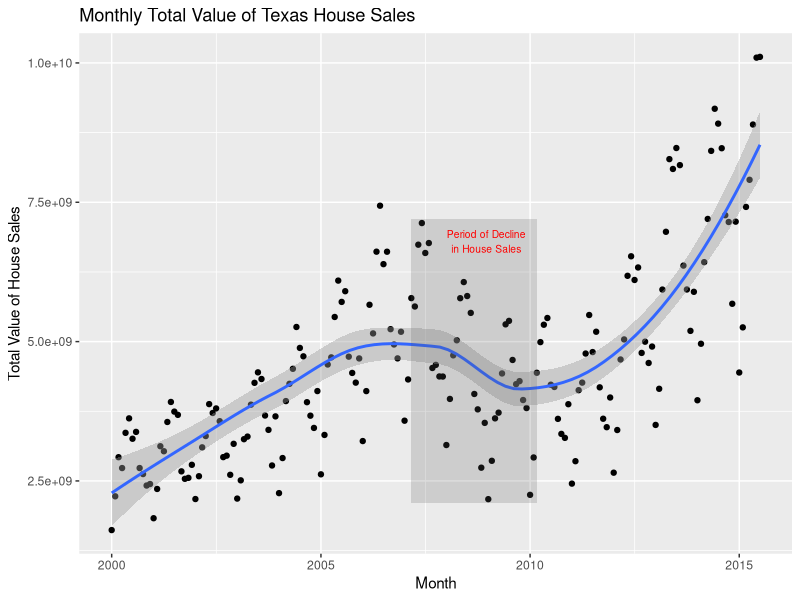
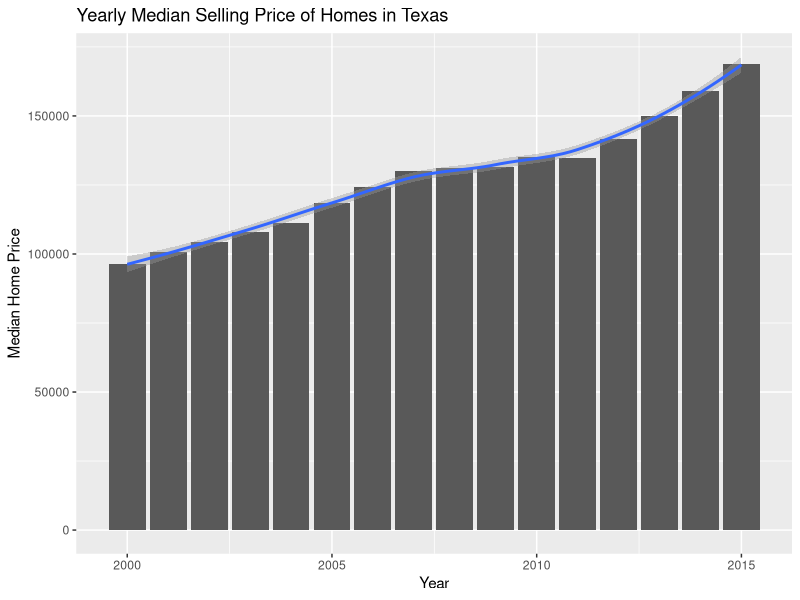
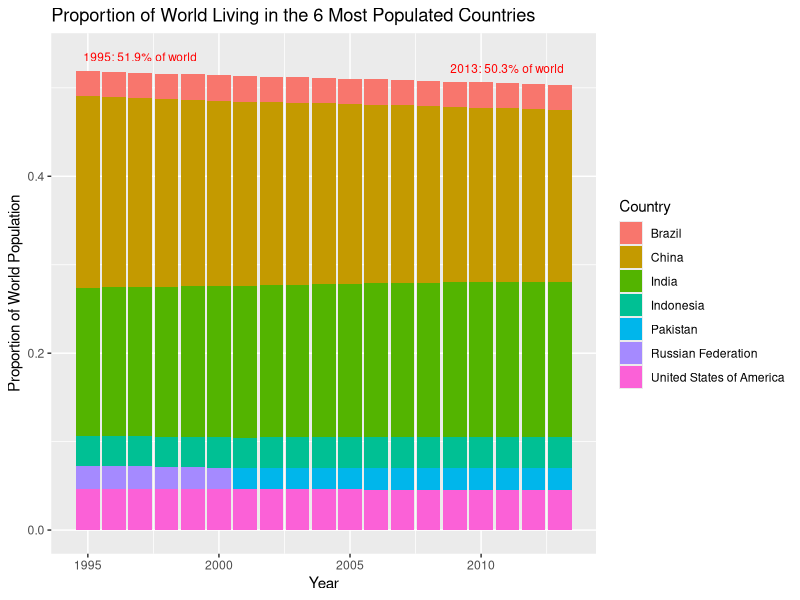
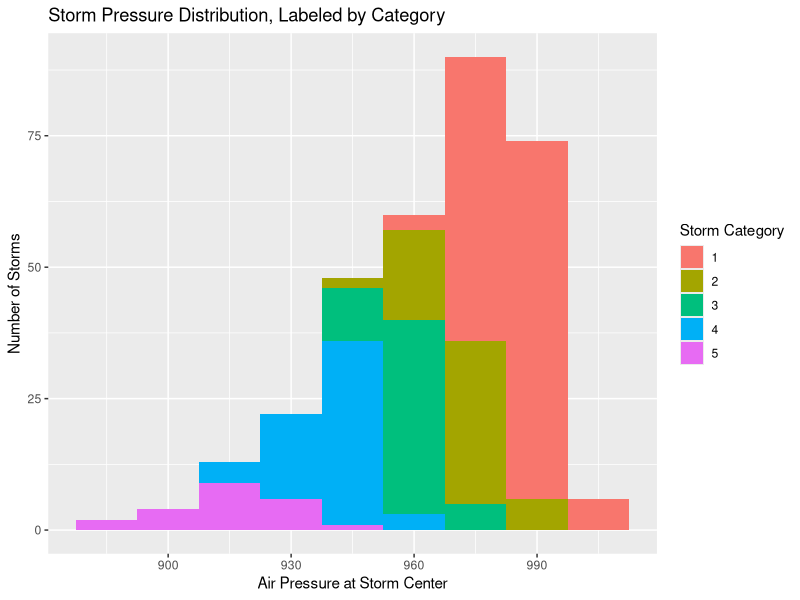
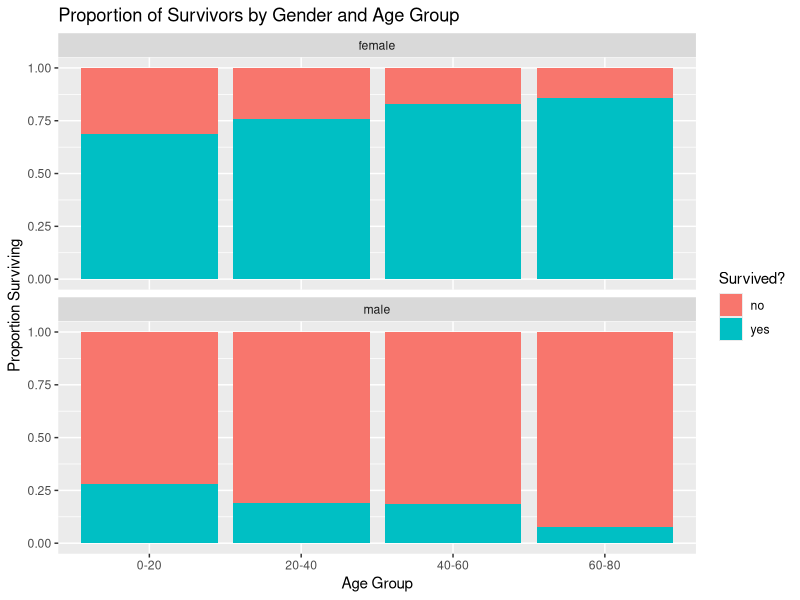

Source code (R) for these figures, in order:
## ---- chunk 1
library(dplyr)
library(ggplot2)
library(gridExtra)
library(tidyr)
library(datasets)
library(carData)
## ---- chunk 2
texas <- txhousing
## ---- chunk 3
monthly_sales <- texas %>%
  mutate(
    day = 01,
    date_format = as.Date(paste(year, month, day, sep="-"))
  ) %>%
  group_by(date_format) %>%
  summarise(sales_value = sum(volume, na.rm = T),
            median = mean(median, na.rm = T))

yearly_median <- monthly_sales %>%
  mutate(year = as.numeric(format(date_format, "%Y"))) %>%
  group_by(year) %>%
  summarise(median = mean(median, na.rm = T))
## ---- chunk 4
ggplot(monthly_sales, aes(x = date_format, y = sales_value)) +
  geom_point() +
  geom_smooth() +
  ggtitle("Monthly Total Value of Texas House Sales") +
  xlab("Month") +
  ylab("Total Value of House Sales") +
  annotate("rect", xmin = as.Date("2007-03-01"), xmax = as.Date("2010-03-01"), ymin = 2100000000, ymax = 7200000000, alpha = .2) +
  annotate('text', label='Period of Decline\nin House Sales', x=as.Date("2008-12-15"), y=6800000000, color='red', size = 2.6)
## ---- chunk 5
ggplot(yearly_median, aes(x = year, y = median)) +
  geom_bar(stat = "identity") +
  geom_smooth() +
  ggtitle("Yearly Median Selling Price of Homes in Texas") +
  xlab("Year") +
  ylab("Median Home Price")
## ---- chunk 6
pop <- tidyr::population

world_pops <- pop %>%
  group_by(year) %>%
  summarise(world_population = sum(as.numeric(population), na.rm = TRUE))
  
pop_top6 <- pop %>%
  left_join(world_pops, by = "year") %>%
  group_by(year) %>%
  top_n(n = 6, wt = population) %>%
  mutate(prop = population/world_population) %>%
  arrange(year)

data <- pop_top6 %>%
  group_by(year) %>%
  summarize(tot = sum(prop))
## ---- chunk 7
ggplot(pop_top6) + 
  geom_bar(aes(x = year, fill = as.factor(country), y = prop), stat = "identity") +
  ggtitle("Proportion of World Living in the 6 Most Populated Countries") +
  xlab("Year") +
  ylab("Proportion of World Population") +
  scale_fill_discrete(name="Country") +
  annotate('text', label='1995: 51.9% of world', x=1997, y=.535, color='red', size = 3) +
  annotate('text', label='2013: 50.3% of world', x=2011, y=.522, color='red', size = 3)
## ---- chunk 8
storms_max <- storms %>%
  filter(category %in% c(1,2,3,4,5)) %>%
  group_by(name, year) %>%
  top_n(n = 1, wt = wind) %>%
  top_n(n = 1, wt = lat) %>%
  top_n(n = 1, wt = long)
## ---- chunk 9
ggplot(storms_max, aes(x = pressure, fill = as.factor(category))) + 
  geom_histogram(binwidth = 15) +
  ggtitle("Storm Pressure Distribution, Labeled by Category") +
  xlab("Air Pressure at Storm Center") +
  ylab("Number of Storms") +
  scale_fill_discrete(name="Storm Category")
## ---- chunk 10
titanic <- carData::TitanicSurvival

titanic <- titanic %>%
  filter(!is.na(age)) %>%
  mutate(age_group = ifelse(between(age,0,20),"0-20",ifelse(between(age,20,40),"20-40",ifelse(between(age,40,60),"40-60",ifelse(between(age,60,80),"60-80","60-80")))))
## ---- chunk 11
ggplot(titanic, aes(x=age_group, fill=survived)) + 
  geom_bar(position="fill") + 
  facet_wrap(~sex, nrow = 2) +
  ggtitle("Proportion of Survivors by Gender and Age Group") +
  xlab("Age Group") +
  ylab("Proportion Surviving") +
  scale_fill_discrete(name="Survived?")
